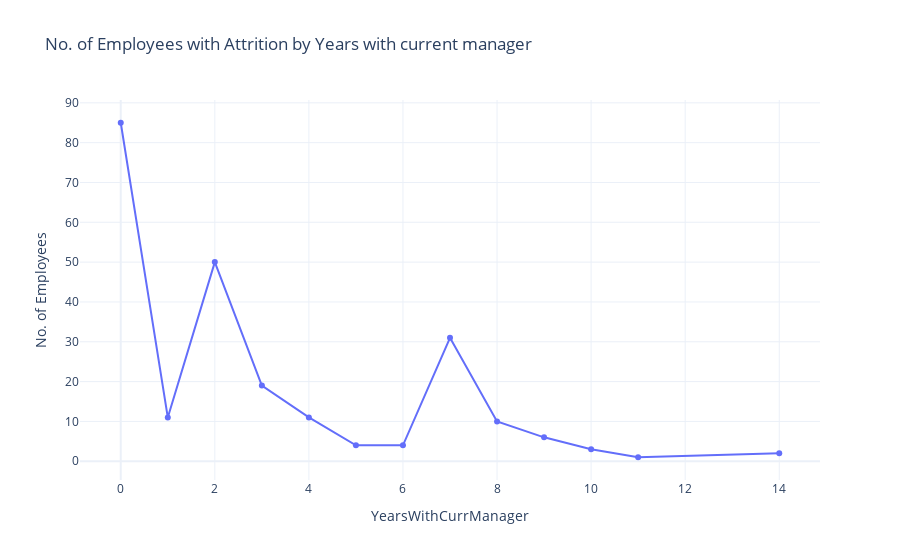

Write notebook code for a chart like this one.
### Code cell
attrition_yes_df = df[df['Attrition'] == 'Yes']

# No. of Employees with Attrition by Years with current manager
counts_by_years_current_role = attrition_yes_df.groupby('YearsWithCurrManager').size().reset_index(name='Counts')

#line plot
fig = px.line(counts_by_years_current_role, 
              x='YearsWithCurrManager', 
              y='Counts', 
              title='No. of Employees with Attrition by Years with current manager', 
              markers=True)

fig.update_layout(
    xaxis_title='YearsWithCurrManager',
    yaxis_title='No. of Employees',
    template='plotly_white'
)
fig.show()

### Figure 1 — Plotly figure (JSON) as saved in the notebook; plotly's stock layout.template omitted (floating-point values rounded to 4 significant figures)
{"data": [{"hovertemplate": "YearsWithCurrManager=%{x}<br>Counts=%{y}<extra></extra>", "legendgroup": "", "line": {"color": "#636efa", "dash": "solid"}, "marker": {"symbol": "circle"}, "mode": "markers+lines", "name": "", "orientation": "v", "showlegend": false, "type": "scatter", "x": [0, 1, 2, 3, 4, 5, 6, 7, 8, 9, 10, 11, 14], "xaxis": "x", "y": [85, 11, 50, 19, 11, 4, 4, 31, 10, 6, 3, 1, 2], "yaxis": "y"}], "layout": {"legend": {"tracegroupgap": 0}, "title": {"text": "No. of Employees with Attrition by Years with current manager"}, "xaxis": {"anchor": "y", "domain": [0, 1], "title": {"text": "YearsWithCurrManager"}}, "yaxis": {"anchor": "x", "domain": [0, 1], "title": {"text": "No. of Employees"}}}}
